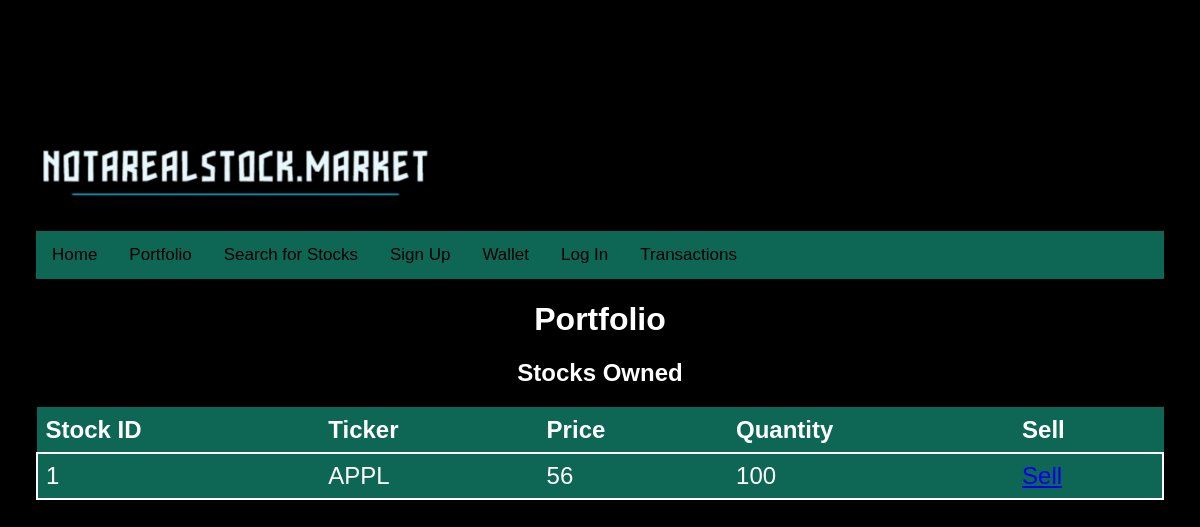
The app's page /portfolio (signed in) with its own data.
### app.py (models this page shows, shortened)
class Portfolio(db.Model):
    __tablename__ = 'portfolio'
    portfolioid = db.Column(db.Integer, primary_key=True, index=True)
    userid = db.Column(db.Integer, ForeignKey(User.userId))
    stockID = db.Column(db.Integer, ForeignKey(Stock.stockId))
    quantity = db.Column(db.Integer)
    purchasePrice = db.Column(db.Integer)

class Stock(db.Model):
   __tablename__ = 'Stock'
   stockId = db.Column(db.Integer, primary_key=True, index=True)
   ticker = db.Column(db.String(5))
   price = db.Column(db.Float())

### app.py (the view)
@app.route("/portfolio", methods=["GET"])
def portfolio():
   user_id = session.get('user_id')
   if user_id is None:
       return redirect(url_for('login'))
   portfolio = db.session.query(Portfolio, Stock).join(Stock, Portfolio.stockID == Stock.stockId).filter(Portfolio.userid == user_id).all()
   return render_template('portfolio.html', portfolio=portfolio)

### templates/portfolio.html (shortened to what this page needs)
<div style="text-align: left;"><img src="{{ url_for('static', filename='notarealstock.png') }}" width="400"/></div>
<html>
<div class="topnav">
  <a class="active" href="/">Home</a>
  <a href="portfolio">Portfolio</a>
  <a href="searchstock">Search for Stocks</a>
  <a href="signup">Sign Up</a>
  <a href="wallet">Wallet</a>
  <a href="login-signup">Log In</a>
  <a href="transactions">Transactions</a>
</div>
</head>
</head>
<body>
<h1>Portfolio</h1>
<h2>Stocks Owned</h2>
<div id="portfolio">
  <table style="width:100%; background-color:black; font-size:1.5em;">
    <tr style="background-color: #0e6655;;">
      <th>Stock ID</th>
      <th>Ticker</th>
      <th>Price</th>
      <th>Quantity</th>
      <th>Sell</th>
      </tr>
    {% for portfolio, stock in portfolio %}
    <tr style="border:2px solid white;">
      <td>{{ portfolio.stockID }}</td>
      <td>{{ stock.ticker }}</td>
      <td>{{ portfolio.purchasePrice }}</td>
      <td>{{ portfolio.quantity }}</td>
      <td><a href="/sellastock/{{ portfolio.stockID }}">Sell</a></td>
    </tr>
    {% endfor %}
  </table>
</div>
</body>
</html>
<html>
 </body>
 <html>
</body>
</html>
</body>
</html>
<html>
<head>
</head>

### templates/portfolio.html (style rules this page uses)
* { box-sizing: border-box; }
body { margin: 0; font-family: Arial, Helvetica, sans-serif; }
.topnav { overflow: hidden; background-color: #0e6655; }
.topnav a { float: left; display: block; color: black; text-align: center; padding: 14px 16px; text-decoration: none; font-size: 17px; }
.topnav a.active { background-color: #0e6655; color: black; }
table { font-family: arial, sans-serif; border-collapse: collapse; width: 100%; }
td, th { border: 1px solid #0e6655; text-align: left; padding: 8px; }
tr:nth-child(even) { background-color: #0e6655; }
body { background-color: black; color: white; padding:10% 3% 10% 3%; text-align:center; }

### records on screen
Portfolio: stockID "1", ticker "APPL", purchasePrice "56", quantity "100"
